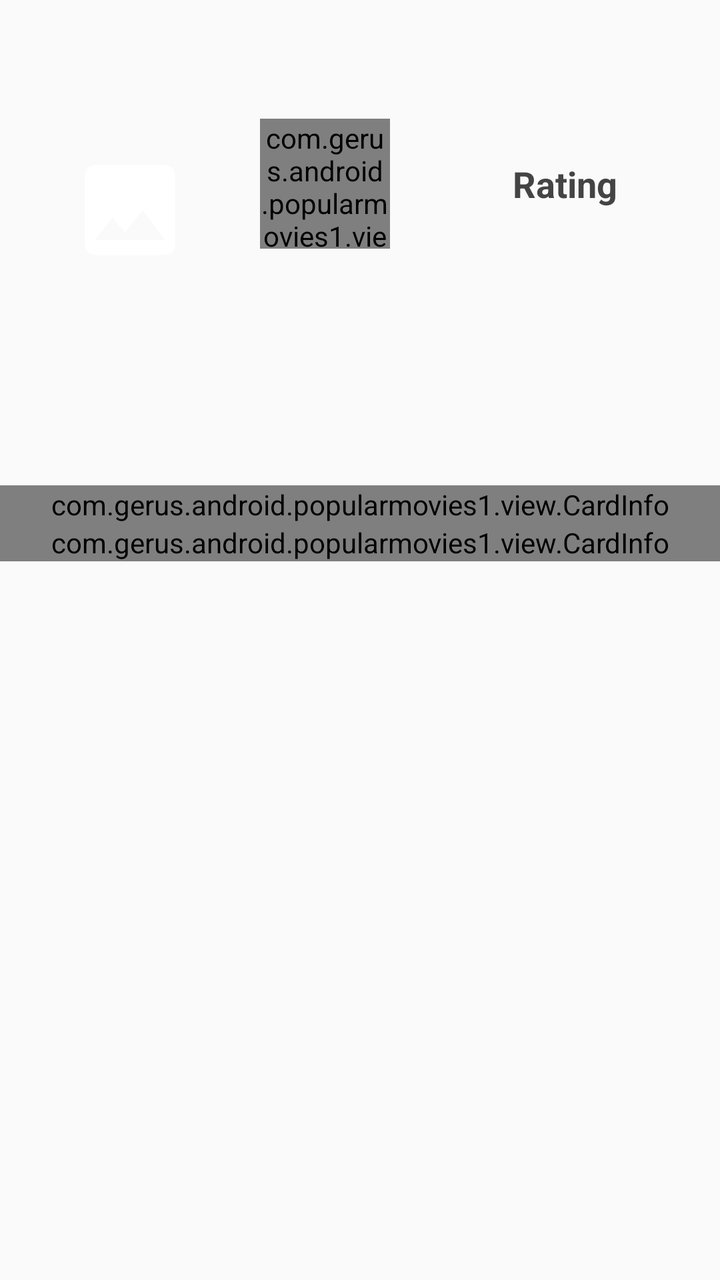
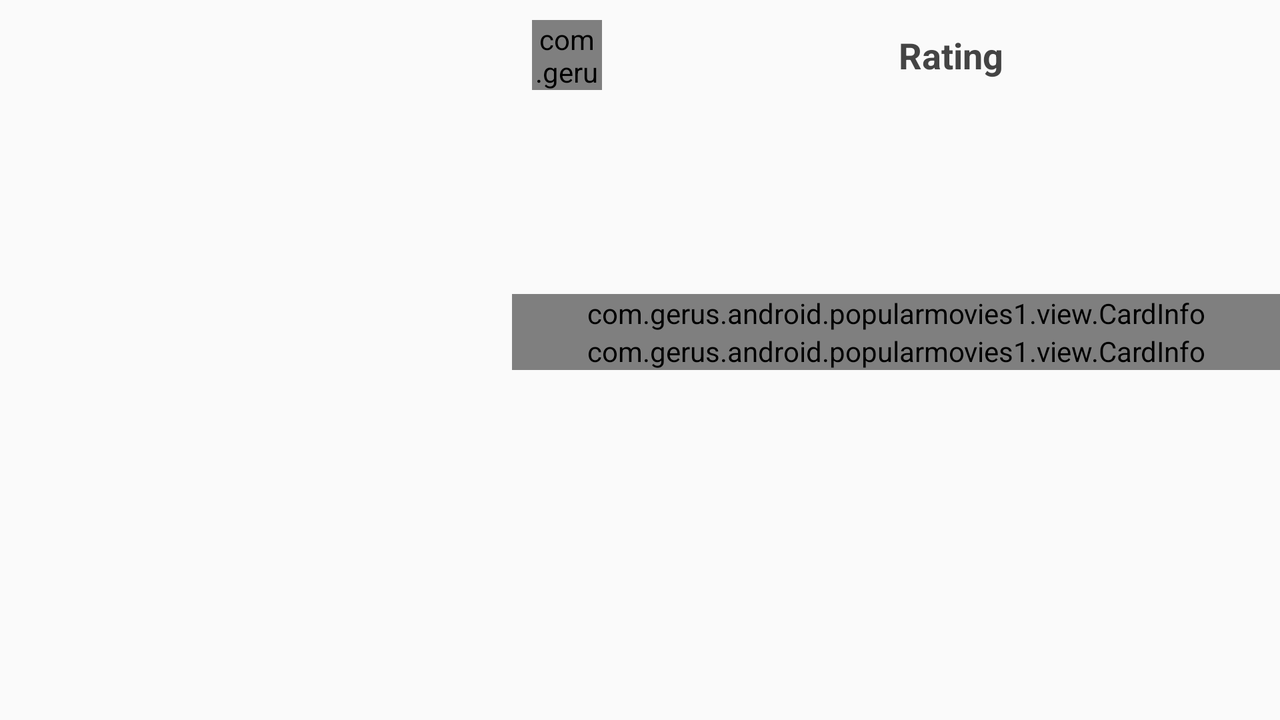

Two renders of one Android screen. The first uses the default layout on a phone; the second uses the alternative layout the repository ships for a different screen configuration, on a matching device. The two XML files are below.
<!-- AndroidManifest.xml: application theme AppTheme -->
<!-- res/layout/activity_detail.xml -->
<?xml version="1.0" encoding="utf-8"?>
<layout xmlns:android="http://schemas.android.com/apk/res/android"
	xmlns:app="http://schemas.android.com/apk/res-auto">

	<androidx.core.widget.NestedScrollView
		android:layout_width="match_parent"
		android:layout_height="match_parent">

		<LinearLayout
			android:layout_width="match_parent"
			android:layout_height="match_parent"
			android:orientation="vertical">

			<LinearLayout
				android:id="@+id/root_detail"
				android:layout_width="match_parent"
				android:layout_height="wrap_content"
				android:orientation="horizontal"
				app:layout_constraintStart_toStartOf="parent"
				app:layout_constraintTop_toTopOf="parent">

				<androidx.appcompat.widget.AppCompatImageView
					android:id="@+id/image"
					style="@style/ImageViewDetail"
					android:layout_width="120dp"
					android:layout_height="200dp"
					android:src="@drawable/vc_placeholder" />

				<LinearLayout
					android:layout_width="match_parent"
					android:layout_height="wrap_content"
					android:orientation="vertical">

					<androidx.appcompat.widget.AppCompatTextView
						android:id="@+id/txt_release"
						style="@style/Date"
						android:layout_width="match_parent" />

					<LinearLayout
						android:layout_width="match_parent"
						android:layout_height="wrap_content"
						android:orientation="horizontal">

						<com.gerus.android.popularmovies1.view.CircleDisplay
							android:id="@+id/circleDisplay"
							android:layout_width="@dimen/view_rate_size"
							android:layout_height="@dimen/view_rate_size"
							android:layout_margin="@dimen/item_detail_liner_padding" />

						<androidx.appcompat.widget.AppCompatTextView
							style="@style/Footer_Title"
							android:layout_width="match_parent"
							android:layout_height="match_parent"
							android:gravity="center"
							android:text="@string/rating"
							android:textStyle="bold" />
					</LinearLayout>
				</LinearLayout>

			</LinearLayout>

			<androidx.appcompat.widget.AppCompatTextView
				android:id="@+id/txt_description"
				style="@style/Description"
				app:layout_constraintStart_toStartOf="parent"
				app:layout_constraintTop_toBottomOf="@+id/root_detail" />

			<com.gerus.android.popularmovies1.view.CardInfo
				android:id="@+id/card_trailers"
				android:layout_width="match_parent"
				android:layout_height="match_parent"
				app:cv_text="@string/label_trailers" />

			<com.gerus.android.popularmovies1.view.CardInfo
				android:id="@+id/card_reviews"
				android:layout_width="match_parent"
				android:layout_height="match_parent"
				app:cv_text="@string/label_reviews" />
		</LinearLayout>

	</androidx.core.widget.NestedScrollView>

</layout>
<!-- resources referenced by this layout -->
<resources>
  <dimen name="item_detail_liner_padding">10dp</dimen>
  <dimen name="view_rate_size">65dp</dimen>
  <!-- drawable vc_placeholder (drawable) -->
  <vector xmlns:android="http://schemas.android.com/apk/res/android"
  	android:width="75dp"
  	android:height="75dp"
  	android:viewportWidth="80.0"
  	android:viewportHeight="80.0">
  
  	<group
  		android:translateX="30"
  		android:translateY="30">
  		<path
  			android:fillColor="@color/colorIcons"
  			android:pathData="M21,19V5c0,-1.1 -0.9,-2 -2,-2H5c-1.1,0 -2,0.9 -2,2v14c0,1.1 0.9,2 2,2h14c1.1,0 2,-0.9 2,-2zM8.5,13.5l2.5,3.01L14.5,12l4.5,6H5l3.5,-4.5z" />
  	</group>
  </vector>
  <string name="label_reviews">Reviews</string>
  <string name="label_trailers">Trailers</string>
  <string name="rating">Rating</string>
  <style name="Date" parent="@android:style/TextAppearance.Large">
  		<item name="android:gravity">left</item>
  		<item name="android:layout_width">match_parent</item>
  		<item name="android:layout_height">wrap_content</item>
  		<item name="android:textColor">@color/grey_dark</item>
  		<item name="android:drawablePadding">10dp</item>
  		<item name="android:drawableStart">@drawable/vc_calendar</item>
  		<item name="android:padding">10dp</item>
  		<item name="android:textStyle">bold</item>
  	</style>
  <style name="Description" parent="@android:style/TextAppearance.Medium">
  		<item name="android:layout_width">match_parent</item>
  		<item name="android:layout_height">wrap_content</item>
  		<item name="android:padding">10dp</item>
  		<item name="android:textSize">17sp</item>
  	</style>
  <style name="Footer_Title" parent="@android:style/TextAppearance.Medium">
  		<item name="android:layout_width">match_parent</item>
  		<item name="android:layout_height">wrap_content</item>
  		<item name="android:textColor">@color/grey_dark</item>
  		<item name="android:gravity">center</item>
  	</style>
  <style name="ImageViewDetail">
  		<item name="android:layout_width">match_parent</item>
  		<item name="android:layout_height">match_parent</item>
  		<item name="android:scaleType">centerCrop</item>
  	</style>
  <style name="AppTheme" parent="Theme.AppCompat.Light.DarkActionBar">
  		
  		<item name="colorPrimary">@color/colorPrimary</item>
  		<item name="colorPrimaryDark">@color/colorPrimaryDark</item>
  		<item name="colorAccent">@color/colorAccent</item>
  
  		<item name="android:windowActivityTransitions">true</item>
  
  		<item name="android:windowEnterTransition">@transition/explode</item>
  		<item name="android:windowExitTransition">@transition/explode</item>
  
  		<item name="android:windowContentTransitions">true</item>
  		<item name="android:windowAllowEnterTransitionOverlap">true</item>
  		<item name="android:windowAllowReturnTransitionOverlap">true</item>
  
  		<item name="android:windowSharedElementEnterTransition">
  			@transition/change_image_transform</item>
  		<item name="android:windowSharedElementExitTransition">
  			@transition/change_image_transform</item>
  	</style>
  <color name="colorIcons">@color/white</color>
  <color name="grey_dark">#444444</color>
  <color name="colorPrimary">#081c24</color>
  <color name="colorPrimaryDark">#081c24</color>
  <color name="colorAccent">#20d071</color>
  <color name="white">#FFFFFF</color>
</resources>
<!-- res/layout-land/activity_detail.xml (the repository's variant of the layout above) -->
<!-- drawn on the phone turned sideways -->
<?xml version="1.0" encoding="utf-8"?>
<layout xmlns:android="http://schemas.android.com/apk/res/android"
	xmlns:app="http://schemas.android.com/apk/res-auto">

	<LinearLayout
		android:layout_width="match_parent"
		android:layout_height="match_parent"
		android:orientation="horizontal"
		android:weightSum="1">

		<androidx.appcompat.widget.AppCompatImageView
			android:id="@+id/image"
			style="@style/ImageViewDetail"
			android:layout_weight=".6" />

		<androidx.core.widget.NestedScrollView
			android:layout_width="match_parent"
			android:layout_height="match_parent"
			android:layout_weight=".4"
			android:fillViewport="true"
			app:layout_behavior="@string/appbar_scrolling_view_behavior">

			<LinearLayout
				android:layout_width="match_parent"
				android:layout_height="match_parent"
				android:orientation="vertical">

				<LinearLayout
					android:layout_width="match_parent"
					android:layout_height="wrap_content"
					android:orientation="horizontal">

					<com.gerus.android.popularmovies1.view.CircleDisplay
						android:id="@+id/circleDisplay"
						android:layout_width="@dimen/view_rate_size"
						android:layout_height="@dimen/view_rate_size"
						android:layout_margin="@dimen/item_detail_liner_padding" />

					<androidx.appcompat.widget.AppCompatTextView
						style="@style/Footer_Title"
						android:layout_width="match_parent"
						android:layout_height="match_parent"
						android:gravity="center"
						android:text="@string/rating"
						android:textStyle="bold" />

				</LinearLayout>

				<androidx.appcompat.widget.AppCompatTextView
					android:id="@+id/txt_release"
					style="@style/Date" />

				<androidx.appcompat.widget.AppCompatTextView
					android:id="@+id/txt_description"
					style="@style/Description" />

				<com.gerus.android.popularmovies1.view.CardInfo
					android:id="@+id/card_trailers"
					android:layout_width="match_parent"
					android:layout_height="wrap_content"
					app:cv_text="@string/label_trailers" />

				<com.gerus.android.popularmovies1.view.CardInfo
					android:id="@+id/card_reviews"
					android:layout_width="match_parent"
					android:layout_height="wrap_content"
					app:cv_text="@string/label_reviews" />

			</LinearLayout>
		</androidx.core.widget.NestedScrollView>

	</LinearLayout>

</layout>
<!-- resources referenced by the variant -->
<!-- as the phone turned sideways resolves them -->
<resources>
  <dimen name="item_detail_liner_padding">10dp</dimen>
  <!-- from res/values-land/ -->
  <dimen name="view_rate_size">35dp</dimen>
  <string name="label_reviews">Reviews</string>
  <string name="label_trailers">Trailers</string>
  <string name="rating">Rating</string>
  <style name="Date" parent="@android:style/TextAppearance.Large">
  		<item name="android:gravity">left</item>
  		<item name="android:layout_width">match_parent</item>
  		<item name="android:layout_height">wrap_content</item>
  		<item name="android:textColor">@color/grey_dark</item>
  		<item name="android:drawablePadding">10dp</item>
  		<item name="android:drawableStart">@drawable/vc_calendar</item>
  		<item name="android:padding">10dp</item>
  		<item name="android:textStyle">bold</item>
  	</style>
  <style name="Description" parent="@android:style/TextAppearance.Medium">
  		<item name="android:layout_width">match_parent</item>
  		<item name="android:layout_height">wrap_content</item>
  		<item name="android:padding">10dp</item>
  		<item name="android:textSize">17sp</item>
  	</style>
  <style name="Footer_Title" parent="@android:style/TextAppearance.Medium">
  		<item name="android:layout_width">match_parent</item>
  		<item name="android:layout_height">wrap_content</item>
  		<item name="android:textColor">@color/grey_dark</item>
  		<item name="android:gravity">center</item>
  	</style>
  <style name="ImageViewDetail">
  		<item name="android:layout_width">match_parent</item>
  		<item name="android:layout_height">match_parent</item>
  		<item name="android:scaleType">centerCrop</item>
  	</style>
  <style name="AppTheme" parent="Theme.AppCompat.Light.DarkActionBar">
  		
  		<item name="colorPrimary">@color/colorPrimary</item>
  		<item name="colorPrimaryDark">@color/colorPrimaryDark</item>
  		<item name="colorAccent">@color/colorAccent</item>
  
  		<item name="android:windowActivityTransitions">true</item>
  
  		<item name="android:windowEnterTransition">@transition/explode</item>
  		<item name="android:windowExitTransition">@transition/explode</item>
  
  		<item name="android:windowContentTransitions">true</item>
  		<item name="android:windowAllowEnterTransitionOverlap">true</item>
  		<item name="android:windowAllowReturnTransitionOverlap">true</item>
  
  		<item name="android:windowSharedElementEnterTransition">
  			@transition/change_image_transform</item>
  		<item name="android:windowSharedElementExitTransition">
  			@transition/change_image_transform</item>
  	</style>
  <color name="grey_dark">#444444</color>
  <color name="colorPrimary">#081c24</color>
  <color name="colorPrimaryDark">#081c24</color>
  <color name="colorAccent">#20d071</color>
</resources>
